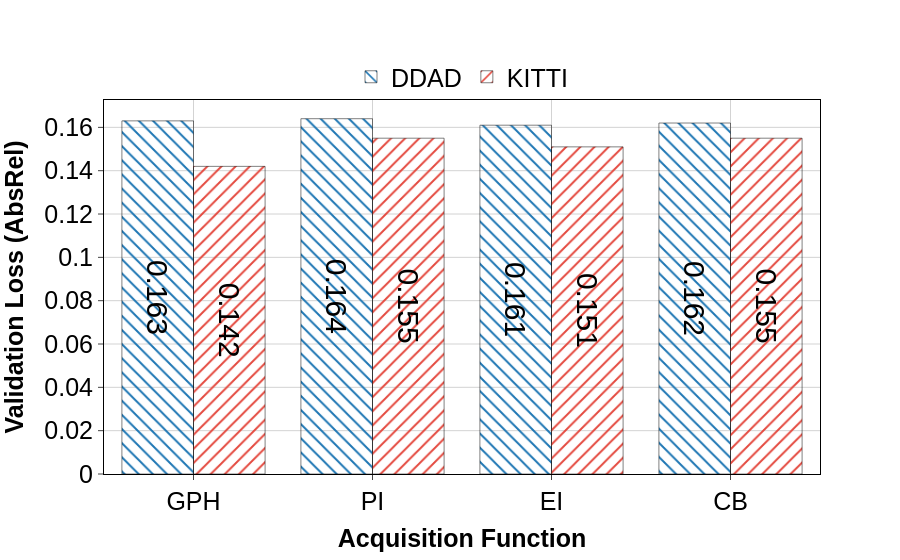

The notebook cell saved with this chart:
### Code cell
import plotly.graph_objects as go
from util import standardize_fig
fig = go.Figure()
x1 = num_epochs_ddad
y1 = [round(val, 3) for val in best_val_losses_ddad.values()]
x2 = num_epochs_kitti
y2 = [round(val, 3) for val in best_val_losses_kitti.values()]
MARKER_SYMBOLS = ['square','diamond']
#COLORS = ['blue', 'red']
COLORS = ['#1f77b4', '#e44a40']
#COLORS = ['#8B5F7D', '#6A9A8A']
PATTERNS = ['\\', '/']  # Use different hash patterns
fig.add_trace(go.Bar(x=x1, y=y1, name="DDAD", marker={'color': COLORS[0], 'pattern_shape': PATTERNS[0], 'line_color': "black", 'pattern_fillmode': "replace"}, text=y1, textposition='inside', insidetextanchor='middle', textfont=dict(size=30, color='black',  family='Arial'), textangle=90))
fig.add_trace(go.Bar(x=x2, y=y2, name="KITTI", marker={'color': COLORS[1], 'pattern_shape': PATTERNS[1], 'line_color': "black", 'pattern_fillmode': "replace"}, text=y2, textposition='inside', insidetextanchor='middle', textfont=dict(size=30, color='black',  family='Arial'), textangle=90))
fig.update_layout(xaxis_title="<b>Acquisition Function</b>", yaxis_title="<b>Validation Loss (AbsRel)</b>")
fig = standardize_fig(fig, **fig_config, chart_type=go.Bar)
fig.update_layout(legend=dict(orientation="h", yanchor="bottom", x=0.5, y=1.0, xanchor="center", bgcolor='rgba(0,0,0,0)')) 
#fig.update_layout(xaxis=dict(showticklabels=True, tickvals=x1+x2, ticktext=[str(val) for val in x1 + x2]))
#fig.update_layout(yaxis=dict(showticklabels=True, tickvals=y1+y2, ticktext=[str(val) for val in y1 + y2]))
fig.show()
fig.write_image("val_loss_by_acq_func.pdf")

### Figure 1 — Plotly figure (JSON) as saved in the notebook; plotly's stock layout.template omitted (floating-point values rounded to 4 significant figures)
{"data": [{"insidetextanchor": "middle", "marker": {"color": "#1f77b4", "line": {"color": "black"}, "pattern": {"fillmode": "replace", "shape": "\\"}}, "name": "DDAD", "showlegend": true, "text": ["0.163", "0.164", "0.161", "0.162"], "textangle": 90, "textfont": {"color": "black", "family": "Arial", "size": 30}, "textposition": "inside", "type": "bar", "x": ["GPH", "PI", "EI", "CB"], "y": [0.163, 0.164, 0.161, 0.162]}, {"insidetextanchor": "middle", "marker": {"color": "#e44a40", "line": {"color": "black"}, "pattern": {"fillmode": "replace", "shape": "/"}}, "name": "KITTI", "showlegend": true, "text": ["0.142", "0.155", "0.151", "0.155"], "textangle": 90, "textfont": {"color": "black", "family": "Arial", "size": 30}, "textposition": "inside", "type": "bar", "x": ["GPH", "PI", "EI", "CB"], "y": [0.142, 0.155, 0.151, 0.155]}], "layout": {"legend": {"bgcolor": "rgba(0, 0, 0, 0)", "bordercolor": "black", "borderwidth": 0, "font": {"color": "black", "family": "Arial", "size": 25}, "orientation": "h", "tracegroupgap": 10, "x": 0.5, "xanchor": "center", "y": 1, "yanchor": "bottom"}, "plot_bgcolor": "white", "title": {"font": {"color": "black", "family": "Arial", "size": 20}}, "xaxis": {"autorange": true, "gridcolor": "lightgrey", "linecolor": "black", "mirror": true, "range": [-0.5, 3.5], "showline": true, "tickangle": 0, "tickfont": {"color": "black", "family": "Arial", "size": 25}, "tickmode": "array", "ticks": "outside", "title": {"font": {"color": "black", "family": "Arial", "size": 25}, "text": "<b>Acquisition Function</b>"}, "type": "category"}, "yaxis": {"autorange": true, "gridcolor": "lightgrey", "linecolor": "black", "mirror": true, "range": [0, 0.1726], "showline": true, "tickfont": {"color": "black", "family": "Arial", "size": 25}, "ticks": "outside", "title": {"font": {"color": "black", "family": "Arial", "size": 25}, "text": "<b>Validation Loss (AbsRel)</b>"}, "type": "linear"}}}
